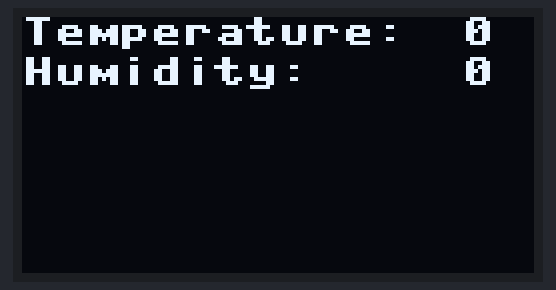
Recording of a program running on a simulated ESP32 board running MicroPython. Parts: 128×64 one-colour display. Library files of the repository ran but are not shown: ssd1306.py.

Above: at 0.1 s.
At 7.3 s:
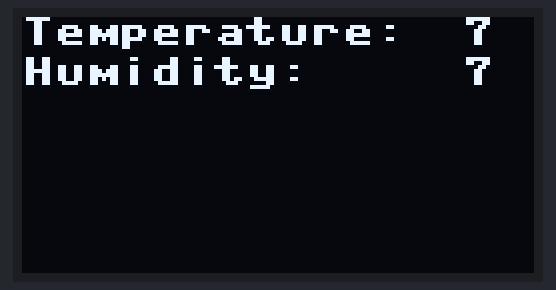
At 12.4 s:
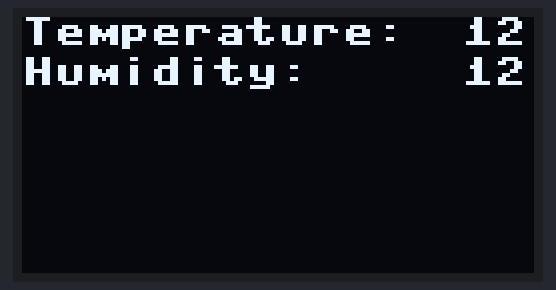
At 18.6 s:
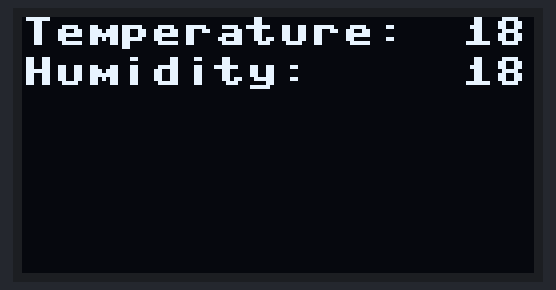
At 27.8 s:
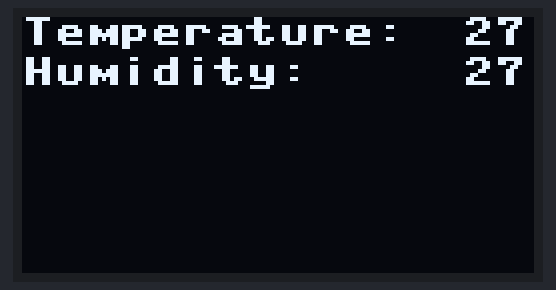
At 38.0 s:
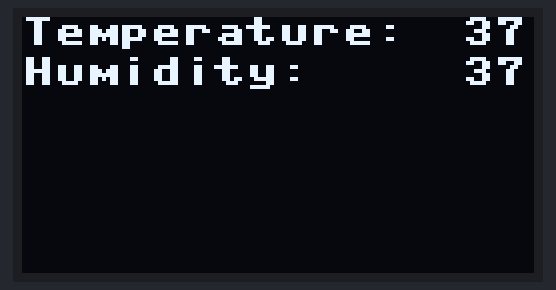

Measured:
- what the display in image 1 shows lasts 1.1 s, from 7.2 s to 8.3 s

The program:

oled_display.py
```python
from machine import Pin, I2C  # SoftI2C needed only for ESP8266
import ssd1306
import time


def init_display(scl, sda):
    """Initialise the SSD1306 OLED display over I2C.

    Args:
        scl: SCL Pin object (ESP32 default: Pin(22)).
        sda: SDA Pin object (ESP32 default: Pin(21)).

    Returns:
        Configured SSD1306_I2C display object.
    """
    # ESP32: hardware I2C bus 0 – uses the hardware peripheral (faster, lower CPU load)
    i2c = I2C(0, scl=scl, sda=sda, freq=400000)
    # ESP8266: no hardware I2C peripheral – please change if you want to use an ESP8266
    # i2c = SoftI2C(scl=scl, sda=sda, freq=400000)
    oled = ssd1306.SSD1306_I2C(128, 64, i2c)
    return oled


def main():
    # ESP32 default pins – change to ESP8266 lines below if you use an ESP8266
    display_scl = Pin(22)  # ESP32
    display_sda = Pin(21)  # ESP32
    # display_scl = Pin(5)  # ESP8266 – please change if you want to use an ESP8266
    # display_sda = Pin(4)  # ESP8266 – please change if you want to use an ESP8266
    oled = init_display(display_scl, display_sda)
    oled.text('Display on', 0, 10)
    oled.show()
    i = 0
    while True:
        oled.fill(0)
        oled.text("Temperature:", 0, 0, 1)
        oled.text("Humidity:", 0, 10, 1)
        oled.text(str(i), 110, 0, 1)
        oled.text(str(i), 110, 10, 1)
        oled.show()
        time.sleep(1)
        i = i+1


if __name__ == '__main__':
    main()
```
